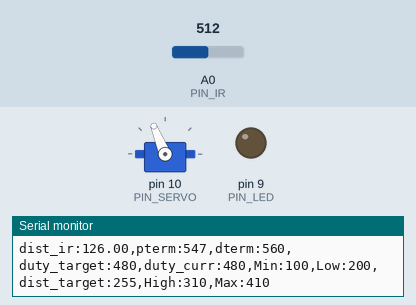
Bench run of a sketch on a simulated Arduino Uno, built with avr-gcc and run on an emulated ATmega328P. Parts: servo, output pins drawn as LEDs (lit = HIGH), the last lines printed to the serial monitor. The inputs (shaded band) are chosen by the test bench; at power-on: A0 (PIN_IR) = 512.

Above: at 1.2 s.
1.3 s: A0 (PIN_IR) set to 245
At 2.2 s:
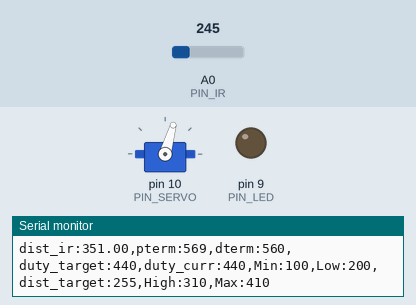
3.4 s: A0 (PIN_IR) set to 265
At 3.8 s:
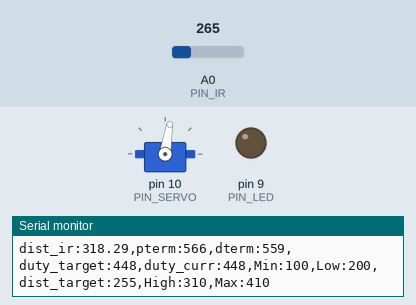
Timing chart, 0 to 6.4 s (numbered marks = the images above; inputs shaded):
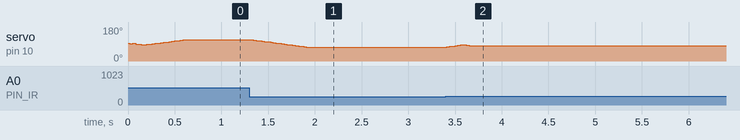

The sketch:

PD_control.ino
```cpp
#include <Servo.h>

// Arduino pin assignment
#define PIN_LED 9
#define PIN_SERVO 10
#define PIN_IR A0

#define DELAY_MICROS 1500 // 필터에 넣을 샘플값을 측정하는 딜레이(고정값!)

// Framework setting
#define _DIST_TARGET 255
#define _DIST_MIN 100
#define _DIST_MAX 410

// Distance sensor
#define _DIST_ALPHA 0.35  //[3099] EMA 필터링을 위한 alpha 값

// Servo range
#define _DUTY_MIN 1700     //최저 서보 위치
#define _DUTY_NEU 1500     //중립 서보 위치
#define _DUTY_MAX 1300     //최대 서보 위치

// Servo speed control
#define _SERVO_ANGLE 25.0
#define _SERVO_SPEED 300.0

// Event periods
#define _INTERVAL_DIST 30
#define _INTERVAL_SERVO 20
#define _INTERVAL_SERIAL 100

// PID parameters
#define _KP 2
#define _KD 60

//////////////////////
// global variables //
//////////////////////

// Servo instance
Servo myservo;

// Distance sensor
float dist_target; // location to send the ball
float dist_raw, dist_ema; //측정된 값과 ema 필터를 적용한 값

// Event periods
unsigned long last_sampling_time_dist, last_sampling_time_servo, last_sampling_time_serial;  //[3104] 각 event의 진행 시간 저장 변수
bool event_dist, event_servo, event_serial;  // 각 event의 시간체크를 위한 변수 (ex_20초 주기 >> 0초(True,시작), 10초(False), 20초(True))

// Servo speed control
int duty_chg_per_interval; // 주기 당 서보 duty값 변화량
int duty_target, duty_curr; // 목표 위치와 현재 위치

// PID variables
float error_curr, error_prev, control, pterm, dterm, iterm;

//error_curr: 현재 측정값과 목표값의 차이
//error_prev: 직전에 구한 차이로, P제어에서는 사용하지 않을 것임
//control: PID제어의 결과로 얻은 제어값
//pterm: Proportional term, 현재 상태의 error값으로부터 얻은 Proportional gain을 저장하는 변수

float ema_dist=0;            // EMA 필터에 사용할 변수
float filtered_dist;       // 최종 측정된 거리값을 넣을 변수. loop()안에 filtered_dist = filtered_ir_distance(); 형태로 사용하면 됨.
float samples_num = 3;
// global variables
const float coE[] = {-0.0000145, 0.0114859, -1.7563064, 190.1363170};int a, b; // unit: mm

void setup() {
  // initialize GPIO pins for LED and attach servo
  myservo.attach(PIN_SERVO); // attach servo
  pinMode(PIN_LED,OUTPUT); // initialize GPIO pins

  // initialize global variables

  // move servo to neutral position
  myservo.writeMicroseconds(_DUTY_NEU);
  duty_curr = _DUTY_NEU;

  // initialize serial port
  Serial.begin(57600);

  // convert angle speed into duty change per interval.
    duty_chg_per_interval = (_DUTY_MIN - _DUTY_MAX) * (_SERVO_SPEED / 180.0 ) * (_INTERVAL_SERVO / 1000.0);

    a = 69;
    b = 290;
}


void loop() {
  /////////////////////
  // Event generator //
  /////////////////////
  unsigned long time_curr = millis();

  if(time_curr >= last_sampling_time_dist + _INTERVAL_DIST){
      last_sampling_time_dist += _INTERVAL_DIST;
      event_dist = true;
  }

  if(time_curr >= last_sampling_time_servo + _INTERVAL_SERVO){
      last_sampling_time_servo += _INTERVAL_SERVO;
      event_servo = true;
  }

  if(time_curr >= last_sampling_time_serial + _INTERVAL_SERIAL ){
      last_sampling_time_serial += _INTERVAL_SERIAL;
      event_serial = true;
  }

  ////////////////////
  // Event handlers //
  ////////////////////

  if(event_dist) {
    event_dist = false;
    dist_ema = filtered_ir_distance(); // get a distance reading from the distance sensor

    // PID control logic
    error_curr = dist_ema - _DIST_TARGET;
    pterm = _KP * error_curr;
    dterm = _KD * (error_curr - error_prev);
    control = -(dterm + pterm);

    // duty_target = f(duty_neutral, control)

    duty_target = _DUTY_NEU + control;

    // keep duty_target value within the range of [_DUTY_MIN, _DUTY_MAX]
    if(duty_target > _DUTY_MIN) {duty_target = _DUTY_MIN;}
    if(duty_target < _DUTY_MAX){duty_target = _DUTY_MAX;}

    // update error_prev
    error_prev = error_curr;
  }

  if(event_servo) {
    event_servo = false;
    // adjust duty_curr toward duty_target by duty_chg_per_interval

    if(duty_target > duty_curr) {
      duty_curr += duty_chg_per_interval;
      if(duty_curr > duty_target) duty_curr = duty_target;
    } else {
      duty_curr -= duty_chg_per_interval;
      if(duty_curr < duty_target) duty_curr = duty_target;
    }
    // update servo position
    myservo.writeMicroseconds(duty_curr);
  }


  if(event_serial) {
   event_serial = false;
   Serial.print("dist_ir:");
   Serial.print(dist_ema);
   Serial.print(",pterm:");
   Serial.print(map(pterm,-1000,1000,510,610));
   Serial.print(",dterm:");
   Serial.print(map(dterm,-1000,1000,510,610));
   Serial.print(",duty_target:");
   Serial.print(map(duty_target,1000,2000,410,510));
   Serial.print(",duty_curr:");
   Serial.print(map(duty_curr,1000,2000,410,510));
   Serial.println(",Min:100,Low:200,dist_target:255,High:310,Max:410");
  }
}
//dist_cali
float ir_distance(void){ // return value unit: mm
  float value;
  float volt = float(analogRead(PIN_IR));
  value = ((6762.0/(volt-9.0))-4.0) * 10.0;
  return 300.0 / (b - a) * (value - a) + 100;
}

float under_noise_filter(void){ // 아래로 떨어지는 형태의 스파이크를 제거해주는 필터
  int currReading;
  int largestReading = 0;
  for (int i = 0; i < samples_num; i++) {
    float x = ir_distance();
    currReading = coE[0] * pow(x, 3) + coE[1] * pow(x, 2) + coE[2] * x + coE[3];
    if (currReading > largestReading) { largestReading = currReading; }
    // Delay a short time before taking another reading
    delayMicroseconds(DELAY_MICROS);
  }
  return largestReading;
}
float filtered_ir_distance(void){ // 아래로 떨어지는 형태의 스파이크를 제거 후, 위로 치솟는 스파이크를 제거하고 EMA필터를 적용함.
  // under_noise_filter를 통과한 값을 upper_nosie_filter에 넣어 최종 값이 나옴.
  int currReading;
  int lowestReading = 1024;
  for (int i = 0; i < samples_num; i++) {
    currReading = under_noise_filter();
    if (currReading < lowestReading) { lowestReading = currReading; }
  }
  ema_dist = _DIST_ALPHA * lowestReading + (1-_DIST_ALPHA)*ema_dist;
  return ema_dist;
}
```

Measured:
- after the input at 1.3 s, servo on pin 10 (PIN_SERVO): moves from 112° to 74° over 0.57 s, starting at once
- after the input at 3.4 s, servo on pin 10 (PIN_SERVO): rises from 74° to 85° in 0.15 s, then falls to 80° in 0.33 s
